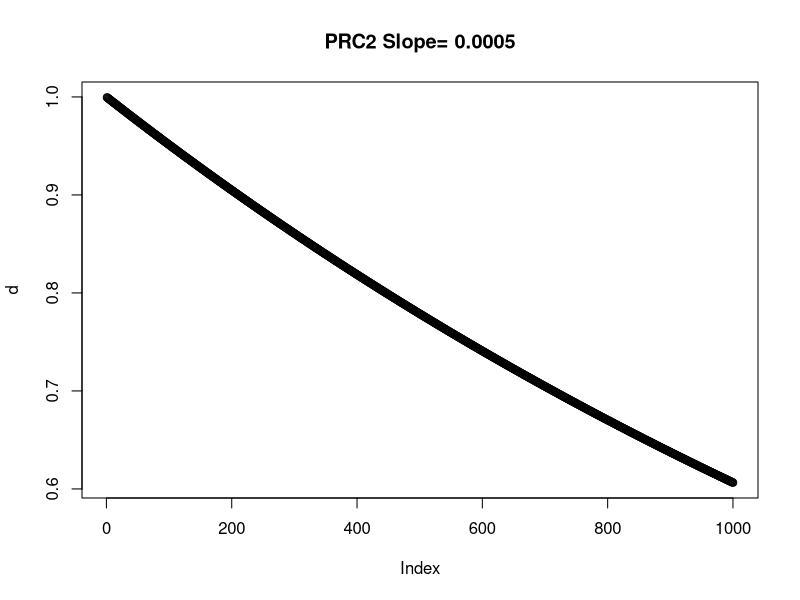
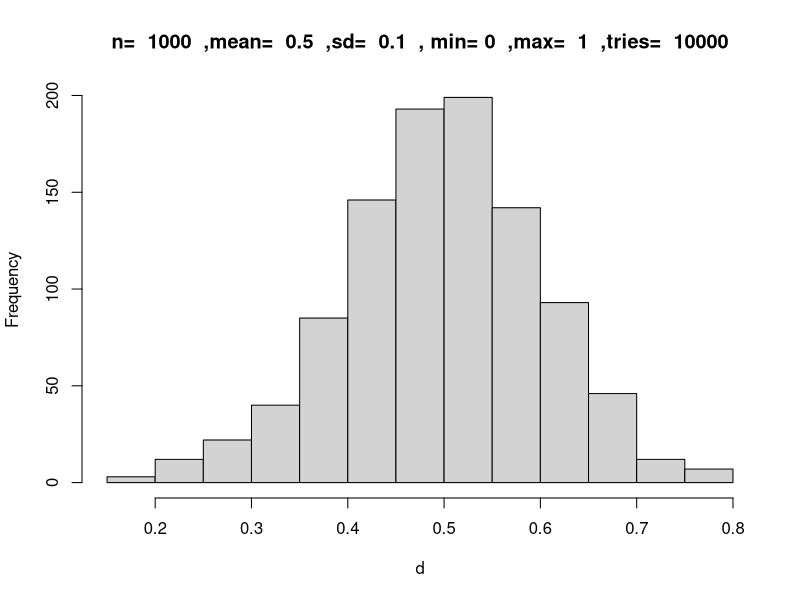
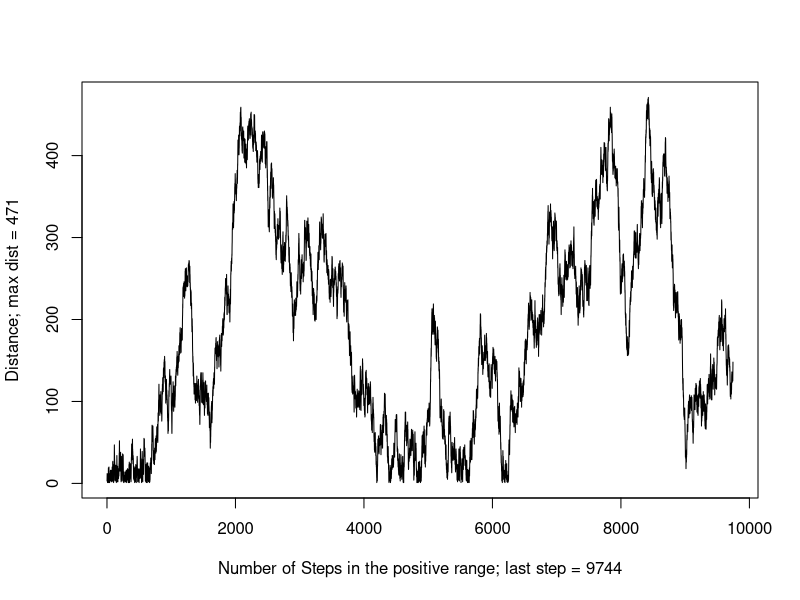
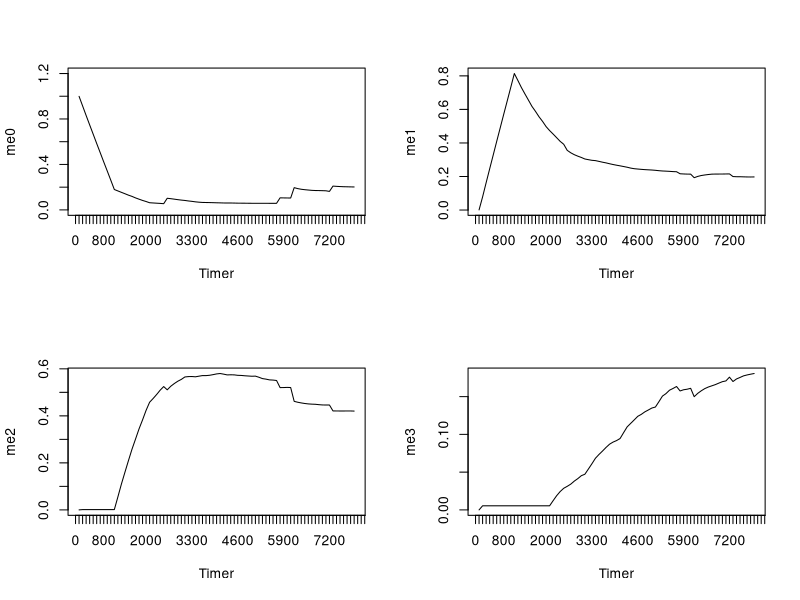

These charts were generated, in order, by the following R code: (Note: this script raises an error after producing the figures.)

#### 1- Preparing Simulation ####
rm(list=ls())
par(mfrow=c(1,1))

# this_version = a prefix to the results' directory which contains information on the parameters and a version name. Just to keep tracks of versions.
this_version="A6.1-Constant-prc2location-H3.3-Only-in-OpenChr-Prob-K27M"

# homdir= any directory on your computer where you want to store the simulation results and plots, please make sure you have permission to write
homedir="~/Desktop/Desktop_June_2018/Histone_Mark_Simulation/Constant_clock/"

# Please do not change this, this is to avoid the scietific connotation in the results
options(scipen=999)

#### 2- Defining parameters ####
# Length of the chromatin (i.e. number of uncleosomes)
chromlength=1000

# For the purpose of plotting
snapshot_interval=100


# Population size (number of chromatins)
populationSize=10

# Keeping record of populations' different marks throughout the life-time.
# This is a list that at each timer tick, a dataframe will be added to. These data frames contain the summation of the entire populations' 4 marks.
# This list will be used for plotting the average values of the entire population for chromosome plots at each interval (set by user) and the average plots for 4 different marks
# as well as where the simulation should stop based on the variance changes in the average values between consecutive timer ticks
population_history<-list()

# Maximum number of cycles (maximum) before the simulation stops. This will reach only if we don't get to a steady state before
life=100000
var_threshold=0.00001

# Transition probabilities, the first number is the current state the second number os the next state, e.g. Tp01 means the probability of transitioning from K27me0 to K27me1 and so on.
# Note that adding me to higher methylation states is apparently harder thus the diffrence
Tp00=0.08
Tp01=0.92
Tp02=0
Tp03=0

Tp11=0.15
Tp12=0.85
Tp13=0

Tp22=0.44
Tp23=0.56

# The probability of mitosis happening at any move of PRC2
mitosis_prob=0.00008

# Distribution of the genes, and other mark domains. It can be a list of several domains. Be careful with overlaps and going over the chromosome length
genic_structure=list(c(980,1000))
expression_structure=list(c(980:1000))
openchromatin=list(c(0:100))
k36me2_structure=list(c(980,1000))
k36me3_structure=list(c(980,1000))

# 5% of the genome but mostly found in expressed genes (open chromatin regions)
K27Mprobability=0.05

# The value below shows how long K27M in scale of timer ticks prc2location will stall the PRC2. In other words, if the probability of mitosis is 1/1000 and the value below is 1/10, that means K27M will stall PRC2 100 times more than its regular speed which is 1000 rounds per mitosis.
stallingforK27M=50

# How much K36me2 affects the deposition of K27me3 (zero= completely prevents it, 1= not affecting at all) This value will be multiplied by the probability of the deposition, thus closer to 0 means lowering the probability more.
k36me2Effect=0.1

# How much K36me3 affects the deposition of K27me3 (zero= completely prevents it, 1= not affecting at all) This value will be multiplied by the probability of the deposition, thus closer to 0 means lowering the probability more.
k36me3Effect=0

# Peakiness of K36me2 and K36me3 [0,0.1] (0 is a uniform block, 0.1 is a very sharp peak)
K36_slope=0.0005

# Slope of PRC2 falling off [0,0.1] (0 is a non-falling off, 0.1 is a very sharp slope)
prc2_slop=0.0005

# This factor indicates how big the previous nucleosome's status affects the deposition of K27me3. i.e. 2 means it makes it twice as likely, 10 means times likely etc.
neighborK27me3bonus=10

# Set this to zero if you want to avoid random walk movement for PRC2 and 1 if you want the random walk as the prc2 movement model with the parameters set below
randomwk=0

# If the random walk model is set, this value sets the maximum number of steps for PRC2 before it falls off the chromatin
maximumsteps=10000

# The maximum size of each step in random walk model
stepsize=10





# Creating a directory to save the plots
#newdir=paste(homedir,this_version,"-",gsub(":","_",gsub(" ","-",date())),"-","chrmlngth_",chromlength,"-pop_",populationSize,"-add01-12-23_0213-",Tp01,"-",Tp12,"-",Tp23,"-",Tp02,"-mitosis_prob_",mitosis_prob,"_Randomwalk_",randomwk,"_neighbor_",neighborK27me3bonus,"x","/",sep = "")
#system(paste("mkdir -p ",newdir,sep = ""))
#system(paste("mkdir -p ",newdir,"cell1/",sep = ""))
#setwd(newdir)





#### Defining the probability of PRC2 falling off chromatin based on nucleosomeNumber and length of the chromosome
slope <- function(current_position,slope_factor)
{
  # this changed: prc2hl()--> slope()
  hl<-(1-slope_factor)^current_position
  return(hl)
}




#### Testing PRC2 half life slope
# Testin prc2hl
d<-c()
for (z in 1:1000)
{
  d<-c(d,slope(z, prc2_slop))
}
plot(d, main = paste("PRC2 Slope= ",prc2_slop,sep = ""))


#### Defining normal distribution with min and max and mean and sd
mysamp <- function(n, m, s, lwr, upr, nnorm) {
  samp <- rnorm(nnorm, m, s)
  samp <- samp[samp >= lwr & samp <= upr]
  if (length(samp) >= n) {
    return(sample(samp, n))
  }  
  stop(simpleError("Not enough values to sample from. Try increasing nnorm."))
}





#### Testing Normal distribution shape
##### Drawing a normal distribution with n values, standard deviation of sd with predefined minimum, maximum and average values from a pool of nnorm values.
# Testin prc2hl
d<-c()
n=1000
m=0.5
s=0.1
lwr=0
upr=1
nnorm=10000
d<-mysamp(n,m,s,lwr,upr,nnorm)
hist(d, main = paste("n= ",n," ,mean= ",m," ,sd= ",s, " , min=",lwr," ,max= ",upr," ,tries= ",nnorm))




#### 3- Instructions for creating chromatin zero (with predefined Size and all the marks and structures set to 0) ####
createNakedChromatin <- function(chromSize)
{
  chromatin<-data.frame(integer(chromSize),integer(chromSize),integer(chromSize),integer(chromSize),integer(chromSize),integer(chromSize),integer(chromSize),integer(chromSize),integer(chromSize),integer(chromSize),integer(chromSize),double(chromSize))
  colnames(chromatin)<-c("N","S","me0","me1","me2","me3","K36me2","K36me3","genic","expression","K27M","prc2_falling_chance")
  for (s in 1:chromSize)
  {
    chromatin$N[s]=s
    chromatin$S[s]=0
    chromatin$me0[s]=1
    chromatin$me1[s]=0
    chromatin$me2[s]=0
    chromatin$me3[s]=0
    chromatin$K36me2[s]=0
    chromatin$K36me3[s]=0
    chromatin$genic[s]=0
    chromatin$expression[s]=0
    chromatin$K27M=0
    chromatin$prc2_falling_chance=0
  }
  results<-list("add1"=0,"add2"=0,"add3"=0,"add0"=0,"rando"=0,"prc2_attached"=1,"chr"=chromatin)
  return(results)
}


#### 4- Functions for modifying chromatin zero ####

## 4-1: Adding genic structure
depositgene<-function(chrom,genic_structure)
{
  for (k in genic_structure)
  {
    start=k[1]
    end=k[length(genic_structure[k])]
    for (q in start:end)
    {
      chrom$genic[q]=1
    }
  }
  return(chrom)
}


## 4-2: Adding uniform expression
depositexpression<-function(chrom,expression_structure)
{
  for (k in expression_structure)
  {
    start=k[1]
    end=k[length(expression_structure[k])]
    for (q in start:end)
    {
      chrom$expression[q]=1
    }
  }
  return(chrom)
}


#### 4-3: Adding K36me2 and K36me3

### First, defining the type of peak (how sharp or flat)
shapeOfK36mark<-function(start,end,K36_slope)
{
  d1<-c()
  k36memarklength=(end-start)/2
  K36peakiness = K36_slope
  for (i in 1:k36memarklength)
  {
    d1<-c(d1,slope(i, K36peakiness))
  }
  d2<-rev(d1)
  d<-c(d2,d1)
  return(d)
}



### 4-4: depositing k36me2 mark based on the peak model
depositk36me2<-function(chrom,k36me2_structure)
{
  for (k in k36me2_structure)
  {
    start=k[1]
    end=k[length(k36me2_structure[k])]
    i=1
    for (q in start:end)
    {
      if (!is.na(shapeOfK36mark(start,end,K36_slope)[i]) && shapeOfK36mark(start,end,K36_slope)[i] > runif(n=1,min=0,max=1))
      {
        chrom$K36me2[q]=1
      } else { chrom$K36me2[q]=0 }
      i=i+1
    }
  }
  chrom$K36me2[is.na(chrom$K36me2)] <- 0
  return(chrom)
}


### 4-5: depositing k36me3 mark based on the peak model
depositk36me3<-function(chrom,k36me_structure)
{
  for (k in k36me3_structure)
  {
    start=k[1]
    end=k[length(k36me3_structure[k])]
    i=1
    for (q in start:end)
    {
      if (!is.na(shapeOfK36mark(start,end,K36_slope)[i]) && shapeOfK36mark(start,end,K36_slope)[i] > runif(n=1,min=0,max=1))
      {
        chrom$K36me3[q]=1
      } else { chrom$K36me3[q]=0 }
      i=i+1
    }
  }
  chrom$K36me3[is.na(chrom$K36me3)] <- 0
  return(chrom)
}


#### 4-6: Adding K27M mutation
## below is the changed version based on the presence of H3.3 only in open chromatin i.e. expression_structure
addk27m <- function(chrom,openchromatin)
{
  for (k in openchromatin)
  {
    start=k[1]
    end=k[length(openchromatin[k])]
    for (q in start:end)
    {
      check=runif(n=1,min = 0,max=1)
      if (check < K27Mprobability)
      {
        chrom$K27M[q]=1
      }
    }
  }
  return(chrom)
}

#### 4-7: PRC2 random-walking on the chromatin
randomwalkme<-function(chromlength,maxstepsize,maxsteps)
{
  d<-c()
  distance=0
  chromlength=chromlength
  i=1
  while(abs(distance) <= chromlength && i < maxsteps){
    right=round(runif(n=1,min=1,max=maxstepsize),digits = 0)
    left=round(runif(n=1,min=-1*(maxstepsize),max=-1),digits = 0)
    distance=distance+sample(x = c(left,right),size = 1,replace = T,prob = c(0.5,0.5))
    if (distance < 0)
    {
      distance=0
    }
    d<-c(d,distance)
    i=i+1
  }
  d<-subset(d,d[]>0 & d[] <=chromlength)
  if(length(d)<1) {d=1}
  return(d)
}

##### Testing Randomwalk function
test<-randomwalkme(1000,10,10000)
plot(test,type="l",ylab = paste("Distance; max dist = ",max(test),sep=""),xlab = paste("Number of Steps in the positive range; last step = ",length(test),sep=""))



## If randomwalk is chosen for PRC2 move, the "PRC2moveVector" variable which is an vector made of randomwalked variables will be the order of PRC2 moves, otherwise, if randomwalk is set to zero, it'll be a vector of 0 to size of the chromatin.
if (randomwk==0)
{
  PRC2moveVector=c(1:chromlength)
} else 
{
  PRC2moveVector=randomwalkme(chromlength,stepsize,maximumsteps)
}


#### Creating chromatin zero
chromatin<-createNakedChromatin(chromlength)
### Preparing the naked chromosome for K27me1,2,3 simulation by deposition of predefined K36me2,3 marks as well as defining genic regions, K27M mutation in open chromatin, and expression in different regions

chromatin[["chr"]]<-depositgene(chromatin[["chr"]],genic_structure)
chromatin[["chr"]]<-depositexpression(chromatin[["chr"]],expression_structure)
chromatin[["chr"]]<-depositk36me2(chromatin[["chr"]],k36me2_structure)
chromatin[["chr"]]<-depositk36me3(chromatin[["chr"]],k36me3_structure)
chromatin[["chr"]]<-addk27m(chromatin[["chr"]],openchromatin)


#### 4-8: Defining mitosis function
mitosis <- function (chromatin){
  for (i in 1:nrow(chromatin)) 
  {
    check=runif(n=1,min = 0,max=1)
    if (check > 0.5)
    {
      chromatin$S[i]=0
      chromatin$me0[i]=1
      chromatin$me1[i]=0
      chromatin$me2[i]=0
      chromatin$me3[i]=0
    }
  }
  return (chromatin)
}
# Testing mitosis
# test<-chromatin[["chr"]]
# test$S=1
# test$me1=1
# test$me0=0
# test2<-mitosis(test)
# View(test)
# View(test2)
# 



#### 4-9: Depositing K27 me marks on each nucleosome
deposit<-function(chromatin,nucleosomeNumber)
{
  
  #choosing a random number between 0 and 1 for testing with the probability of each scenario
  rando=runif(n=1,min=0,max=1)  
  
  
  #When PRC2 makes it to each nucleosome, checks the current state (S). If the current state shows no K27me (1,2, or 3)   
  if (chromatin[["chr"]]$S[nucleosomeNumber] == 0)
  {
    #If the random generate number falls between zero and Tp00 (times the chance of falling off) nothing changes
    if (rando < Tp00)
    {
      chromatin[["chr"]]$S[nucleosomeNumber]=0
      chromatin[["chr"]]$me0[nucleosomeNumber]=1
      chromatin[["chr"]]$me1[nucleosomeNumber]=0
      chromatin[["chr"]]$me2[nucleosomeNumber]=0
      chromatin[["chr"]]$me3[nucleosomeNumber]=0
    } 
    # If it falls between zero and Tp01(*fall off chance), changes the S from 0 to 1
    else if(rando < Tp01) {
      chromatin[["chr"]]$S[nucleosomeNumber]=1
      chromatin[["chr"]]$me0[nucleosomeNumber]=0
      chromatin[["chr"]]$me1[nucleosomeNumber]=1
      chromatin[["chr"]]$me2[nucleosomeNumber]=0
      chromatin[["chr"]]$me3[nucleosomeNumber]=0
    } 
    # If it falls between zero and Tp02(*fall off chance), changes the S from 0 to 2
    else  if(rando < Tp02) {
      chromatin[["chr"]]$S[nucleosomeNumber]=2
      chromatin[["chr"]]$me0[nucleosomeNumber]=0
      chromatin[["chr"]]$me1[nucleosomeNumber]=0
      chromatin[["chr"]]$me2[nucleosomeNumber]=1
      chromatin[["chr"]]$me3[nucleosomeNumber]=0
    } 
    # If it falls between zero and Tp03(*fall off chance), changes the S from 0 to 3
    else  if(rando < Tp03) {
      chromatin[["chr"]]$S[nucleosomeNumber]=3
      chromatin[["chr"]]$me0[nucleosomeNumber]=0
      chromatin[["chr"]]$me1[nucleosomeNumber]=0
      chromatin[["chr"]]$me2[nucleosomeNumber]=0
      chromatin[["chr"]]$me3[nucleosomeNumber]=1
    }
  }
  ## Same story as above if the current state is 1
  else if (chromatin[["chr"]]$S[nucleosomeNumber] == 1)  {
    if(rando < Tp11)
    {
      chromatin[["chr"]]$S[nucleosomeNumber]=1
      chromatin[["chr"]]$me0[nucleosomeNumber]=0
      chromatin[["chr"]]$me1[nucleosomeNumber]=1
      chromatin[["chr"]]$me2[nucleosomeNumber]=0
      chromatin[["chr"]]$me3[nucleosomeNumber]=0
    } else if(rando < Tp12) {
      chromatin[["chr"]]$S[nucleosomeNumber]=2
      chromatin[["chr"]]$me0[nucleosomeNumber]=0
      chromatin[["chr"]]$me1[nucleosomeNumber]=0
      chromatin[["chr"]]$me2[nucleosomeNumber]=1
      chromatin[["chr"]]$me3[nucleosomeNumber]=0
    } else  if(rando < Tp13) {
      chromatin[["chr"]]$S[nucleosomeNumber]=3
      chromatin[["chr"]]$me0[nucleosomeNumber]=0
      chromatin[["chr"]]$me1[nucleosomeNumber]=0
      chromatin[["chr"]]$me2[nucleosomeNumber]=0
      chromatin[["chr"]]$me3[nucleosomeNumber]=1
    } 
  } 
  ## Same story as above if the current state is 2, except here we have the bonus for the previous nucleosome having K27me3 mark
  else if (chromatin[["chr"]]$S[nucleosomeNumber] == 2)  {
    if(rando < Tp22)
    {
      chromatin[["chr"]]$S[nucleosomeNumber]=2
      chromatin[["chr"]]$me0[nucleosomeNumber]=0
      chromatin[["chr"]]$me1[nucleosomeNumber]=0
      chromatin[["chr"]]$me2[nucleosomeNumber]=1
      chromatin[["chr"]]$me3[nucleosomeNumber]=0
    } else if(rando < Tp23)  {
      chromatin[["chr"]]$S[nucleosomeNumber]=3
      chromatin[["chr"]]$me0[nucleosomeNumber]=0
      chromatin[["chr"]]$me1[nucleosomeNumber]=0
      chromatin[["chr"]]$me2[nucleosomeNumber]=0
      chromatin[["chr"]]$me3[nucleosomeNumber]=1
    }
  }
  #  print (paste("rando: ",rando,sep=""))
  return(chromatin)
}




## Creating the initial population 
population<-list()
#currentpop<-list()  
currentpop<-list("prc2location"=1,"chr"=createNakedChromatin(chromlength)[["chr"]])  
currentpop[["chr"]]$me0=0


me0avg<-c()
me1avg<-c()
me2avg<-c()
me3avg<-c()
k36me2avg<-c()
k36me3avg<-c()
k27mavg<-c()


# Deciding where the K27M mutated nucleosomes will appear on the chromatin
thispopulationk27mdistribution<-chromatin[["chr"]]$K27M


#### 5- RUNNING POPULATION SIMULATION  ####
# Setting up the population abd the simulation parameters

stall=0
prc2location=1
timer=1
mitosis_count=0
prc2_round_counter=0

#### Create the naked chromatin for the population simulation
for (p in 1:populationSize)
{
  population[[p]]<-createNakedChromatin(chromlength)
  population[[p]][["chr"]]<-depositk36me2(population[[p]][["chr"]],k36me2_structure)
  population[[p]][["chr"]]<-depositk36me3(population[[p]][["chr"]],k36me3_structure)
  population[[p]][["chr"]]<-depositgene(population[[p]][["chr"]],genic_structure)
  population[[p]][["chr"]]<-depositexpression(population[[p]][["chr"]],expression_structure)
  population[[p]][["chr"]]$K27M<-thispopulationk27mdistribution
}  

## Initializing the plotting events
population_Marks_sum<-data.frame(me0=integer(chromlength),me1=integer(chromlength),me2=integer(chromlength),me3=integer(chromlength))
population_Marks_sum$me0=0
population_Marks_sum$me1=0
population_Marks_sum$me2=0
population_Marks_sum$me3=0


average_values0<-c()
average_values1<-c()
average_values2<-c()
average_values3<-c()



#@@@@@@@@@@@@@@@@@@@@@@@@@@@@@@@@@@@@@@@@@@@@@@@@@@@@@@@@@@@@@@@@@@@@@@@@@@@  
# Begginning of timer's life
prc2pathindex=1
breaking=0
while (timer)
{
  
  if(prc2location%%1000==0 || prc2location==1){print (paste("Timer: ",timer," > prc2location: ",prc2location,sep = ""))}
  
  ### Check if the prc2 has reached the end of chromosome and if so, reset it to first nucleosome  
  if ((prc2location-1) %% chromlength == 0) 
  {
    if(randomwk==1){
      prc2path<-randomwalkme(chromlength,stepsize,life)
    } else if (randomwk==0) {prc2path<-c(1:chromlength)}
    
    prc2pathindex=1
    prc2location=1
    prc2_round_counter=prc2_round_counter+1
    
  }
  
  ### Checking out if PRC2 is still attached
  
  
  #### If the simulation has been going on for at least one round of time, then start the deposition
  if (prc2location > 0 && timer > 0) ### Start of the actual deposition 
  {
    prc2_threshold<-slope((prc2location),prc2_slop)
    
    for (p in 1:populationSize) ## We go position by position across all individuals in the population
    {
      if(population[[p]][["chr"]]$prc2_falling_chance[prc2location] <= prc2_threshold || prc2location==1)
      {
        population[[p]]$prc2_attached=1
      }
      else {
        population[[p]]$prc2_attached=0
        population[[p]][["chr"]]$prc2_falling_chance[prc2location]=1
      }
      
      ####### Now if PRC2 is attached:
      if (population[[p]]$prc2_attached==1)
      {
        population[[p]]<-deposit(population[[p]],prc2location)
        population[[p]][["chr"]]$prc2_falling_chance[prc2location] <- runif(1,min = 0,max=1)
      }
      mitosis_chance=runif(n=1,min=0,max=1)
      if (mitosis_chance < mitosis_prob )
      {
        population[[p]][["chr"]]<-mitosis(population[[p]][["chr"]])
        mitosis_count=mitosis_count+1
        mitosis_chance=0
        print(paste("individual: ",p," > timer: ",timer," > prc2 round: ",prc2_round_counter,sep=""))
      }
      if(prc2location%%snapshot_interval==0 || timer==1)
      {      
        population_Marks_sum$me0<-population_Marks_sum$me0+population[[p]][["chr"]]$me0
        population_Marks_sum$me1<-population_Marks_sum$me1+population[[p]][["chr"]]$me1
        population_Marks_sum$me2<-population_Marks_sum$me2+population[[p]][["chr"]]$me2
        population_Marks_sum$me3<-population_Marks_sum$me3+population[[p]][["chr"]]$me3
        if(p==populationSize)
        {
          print (paste("prc2location=",prc2location,"~",chromlength," > p=",p,"~",populationSize))
          average_values0<-c(average_values0,sum(population_Marks_sum$me0)/(populationSize*chromlength))
          average_values1<-c(average_values1,sum(population_Marks_sum$me1)/(populationSize*chromlength))
          average_values2<-c(average_values2,sum(population_Marks_sum$me2)/(populationSize*chromlength))
          average_values3<-c(average_values3,sum(population_Marks_sum$me3)/(populationSize*chromlength))
          population_Marks_sum$me0=0
          population_Marks_sum$me1=0
          population_Marks_sum$me2=0
          population_Marks_sum$me3=0
          
          # Check if K27me3 has reached plateau (variance of the last 5 average values < 0.001)
          if(length(average_values3) > 5)
          {
            var3<-var(average_values3[(length(average_values3)-5):length(average_values3)])
            var2<-var(average_values2[(length(average_values2)-5):length(average_values2)])
            var1<-var(average_values1[(length(average_values1)-5):length(average_values1)])
            var0<-var(average_values0[(length(average_values0)-5):length(average_values0)])
            
            if((var3 < var_threshold && var2 < var_threshold && var1 < var_threshold && var0 < var_threshold) || timer==life)
            {
              #print (paste("breaking time:",timer,sep=""))
              breaking=1;
            }
          }
        }
      }
    }
    
    
    # Stall starts at zero. At the end of each timer round, stall is checked, if zero, 
    # that means there was no K27M at the position where prc2 is landed at the time=timer and it can move on, 
    # if stall was larger than zero, then it means there was a K27M and the prc2location cannot change 
    # unless the stall surpasses a threshold (for example 50 which equals to timer cycle going on for 50 rounds or 
    # in other words the prc2 has been stalled for 50 round)
    if (population[[p]][["chr"]]$K27M[(prc2location+1)]==1 && prc2location<1000)
    {  
      stall=stall+1
    }
    
  } ### End of actions if prc2 is located farther than the start point and timer > 0
  
  
  timer=timer+1
  if(stall > stallingforK27M || stall ==0)
  {
    stall=0
    prc2pathindex=prc2pathindex+1
    if(prc2pathindex > chromlength){prc2pathindex=1}
    prc2location=prc2path[prc2pathindex]
    
    ## Changing the prc2 attachment chance only if the prc2 is moving
    population[[p]][["chr"]]$prc2_falling_chance<-runif(1,min = 0,max=1)
  } else {prc2location=prc2location}
  
  
  if(breaking==1)
  {
    print (paste("breaking time:",timer,sep=""))
    break; 
  }
  
  #@@@@@@@@@@@@@@@@@@@@@@@@@@@@@@@@@@@@@@@@@@@@@@@@@@@@@@@@@@@@@@@@@@@@@@@@@@@  
} ### End of timer's life


print(paste("Number of mitosis: ",mitosis_count,sep=""))
print(paste("Prc2 Rounds: ",prc2_round_counter,sep=""))

#### 6- Plotting the average values ####

par(mfrow=c(2,2))
yaxis_marks<-seq(from = 0, to = timer, by = snapshot_interval)
plot(average_values0,type = "l",xaxt="n",xlab="Timer",ylab="me0",ylim=c(0,1.2))
axis(1, at=(yaxis_marks/snapshot_interval), labels=yaxis_marks) 
plot(average_values1,type = "l",xaxt="n",xlab="Timer",ylab="me1")
axis(1, at=(yaxis_marks/snapshot_interval), labels=yaxis_marks) 
plot(average_values2,type = "l",xaxt="n",xlab="Timer",ylab="me2")
axis(1, at=(yaxis_marks/snapshot_interval), labels=yaxis_marks) 
plot(average_values3,type = "l",xaxt="n",xlab="Timer",ylab="me3")
axis(1, at=(yaxis_marks/snapshot_interval), labels=yaxis_marks) 


#### 7- Plotting the end chromatin situation ####

plot_df<-data.frame(me0=integer(chromlength),me1=integer(chromlength),me2=integer(chromlength),me3=integer(chromlength))
plot_df$me0=0
plot_df$me1=0
plot_df$me2=0
plot_df$me3=0



for (i in 1:populationSize)
{
  plot_df$me0<-plot_df$me0+population[[i]][["chr"]]$me0
  plot_df$me1<-plot_df$me1+population[[i]][["chr"]]$me1
  plot_df$me2<-plot_df$me2+population[[i]][["chr"]]$me2
  plot_df$me3<-plot_df$me3+population[[i]][["chr"]]$me3
  
}

plot_df<-plot_df/populationSize
par(mfrow=c(5,1))
plot(plot_df$me0,ylim=c(0,1),ylab = "me0",type = "h")
plot(plot_df$me1,ylim=c(0,1),ylab = "me1",type = "h")
plot(plot_df$me2,ylim=c(0,1),ylab = "me2",type = "h")
plot(plot_df$me3,ylim=c(0,1),ylab = "me3",type = "h")
plot(population[[1]][["chr"]]$K27M,ylim=c(0,1),ylab = "K27M",type = "h")



### ToDo: To put back the effectors on the probability of depositing marks such as K36me2,3 
### ToDo: To put back the effect of neighboring nucleosomes (last step)
